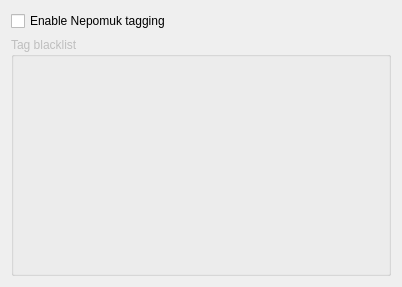
<?xml version="1.0" encoding="UTF-8"?>
<ui version="4.0">
 <class>NepomukPage</class>
 <widget class="QWidget" name="NepomukPage">
  <property name="geometry">
   <rect>
    <x>0</x>
    <y>0</y>
    <width>402</width>
    <height>287</height>
   </rect>
  </property>
  <property name="windowTitle">
   <string/>
  </property>
  <layout class="QVBoxLayout" name="verticalLayout">
   <item>
    <widget class="QCheckBox" name="kcfg_nepomukEnabled">
     <property name="enabled">
      <bool>true</bool>
     </property>
     <property name="text">
      <string>Enable Nepomuk tagging</string>
     </property>
    </widget>
   </item>
   <item>
    <widget class="KEditListBox" name="kcfg_tagBlacklist">
     <property name="enabled">
      <bool>false</bool>
     </property>
     <property name="title">
      <string>Tag blacklist</string>
     </property>
     <property name="flat">
      <bool>true</bool>
     </property>
     <property name="checkable">
      <bool>false</bool>
     </property>
     <property name="buttons">
      <set>KEditListBox::Add|KEditListBox::Remove</set>
     </property>
    </widget>
   </item>
  </layout>
 </widget>
 <customwidgets>
  <customwidget>
   <class>KEditListBox</class>
   <extends>QGroupBox</extends>
   <header>keditlistbox.h</header>
  </customwidget>
 </customwidgets>
 <resources/>
 <connections/>
</ui>
